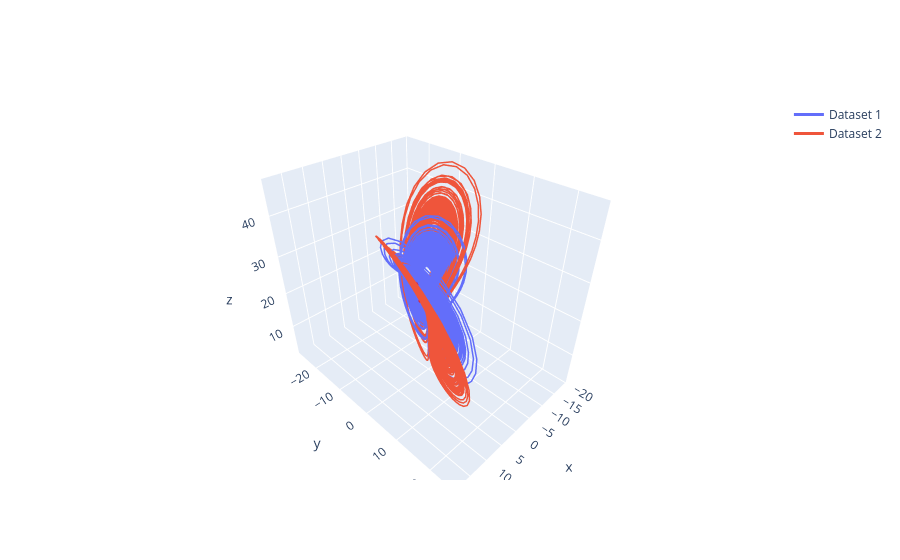

The notebook cell this image was saved under:
### Code cell
dataset = np.load("../../src/reservoirgrid/datasets/Chaotic/LorenzStenflo.npy", allow_pickle=True)
dataset2 = np.load("../../src/reservoirgrid/datasets/Chaotic/Lorenz.npy", allow_pickle=True)
viz.compare_plot([dataset[19][1][:, :3], dataset2[19][1][:, :3]])

### Figure 1 — Plotly figure (JSON) as saved in the notebook; plotly's stock layout.template omitted (floating-point values rounded to 4 significant figures; data arrays with more than 128 entries replaced by an {"elided": "..."} marker saying what was removed)
{"data": [{"line": {"color": "#636EFA", "width": 3}, "mode": "lines", "name": "Dataset 1", "type": "scatter3d", "x": {"elided": "10000 float values"}, "y": {"elided": "10000 float values"}, "z": {"elided": "10000 float values"}}, {"marker": {"color": "limegreen", "size": 2}, "mode": "markers", "name": "", "showlegend": false, "type": "scatter3d", "x": [4.233], "y": [9.09], "z": [21.87]}, {"marker": {"color": "crimson", "size": 2}, "mode": "markers", "name": "", "showlegend": false, "type": "scatter3d", "x": [5.332], "y": [2.308], "z": [30.76]}, {"line": {"color": "#EF553B", "width": 3}, "mode": "lines", "name": "Dataset 2", "type": "scatter3d", "x": {"elided": "10000 float values"}, "y": {"elided": "10000 float values"}, "z": {"elided": "10000 float values"}}, {"marker": {"color": "limegreen", "size": 2}, "mode": "markers", "name": "", "showlegend": false, "type": "scatter3d", "x": [-9.787], "y": [-15.04], "z": [20.53]}, {"marker": {"color": "crimson", "size": 2}, "mode": "markers", "name": "", "showlegend": false, "type": "scatter3d", "x": [10.63], "y": [8.362], "z": [32.17]}], "layout": {}}
